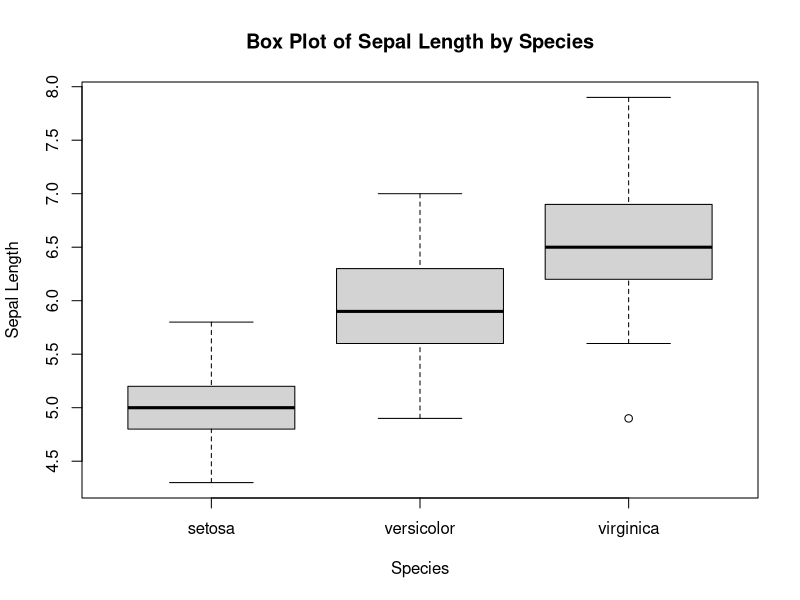
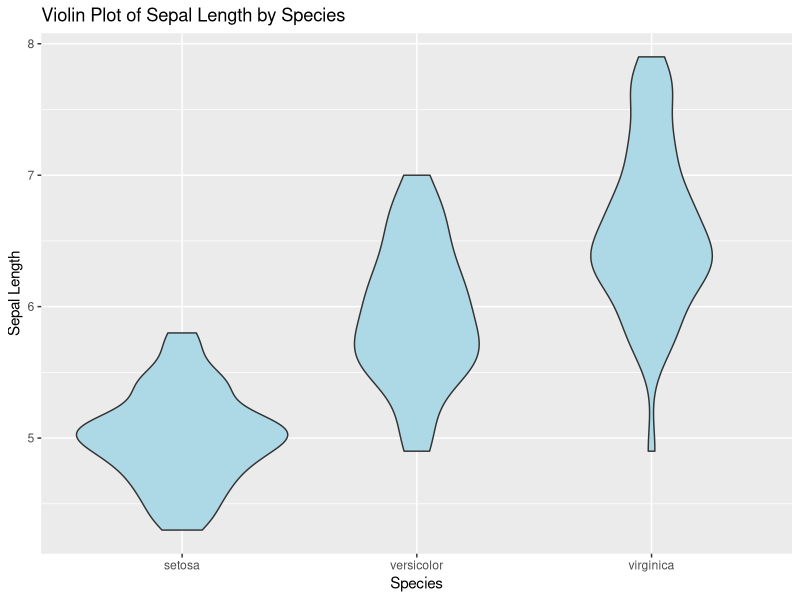
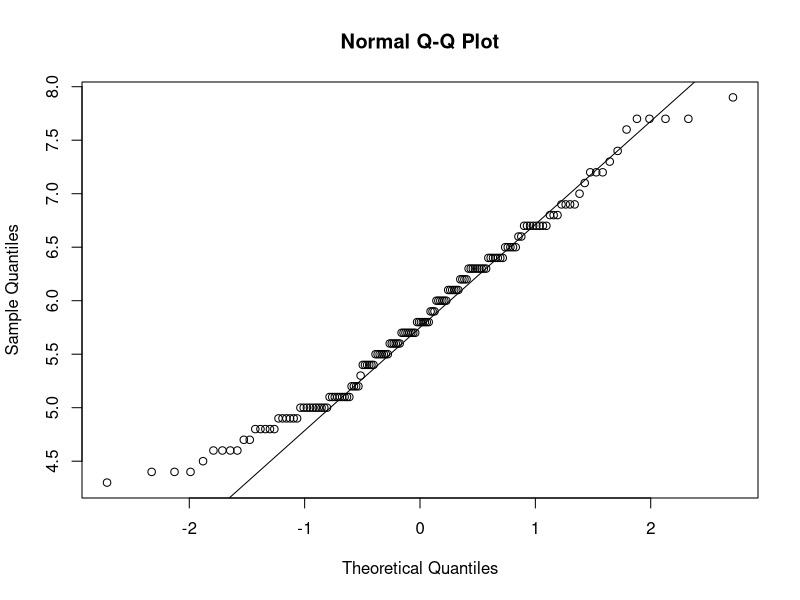
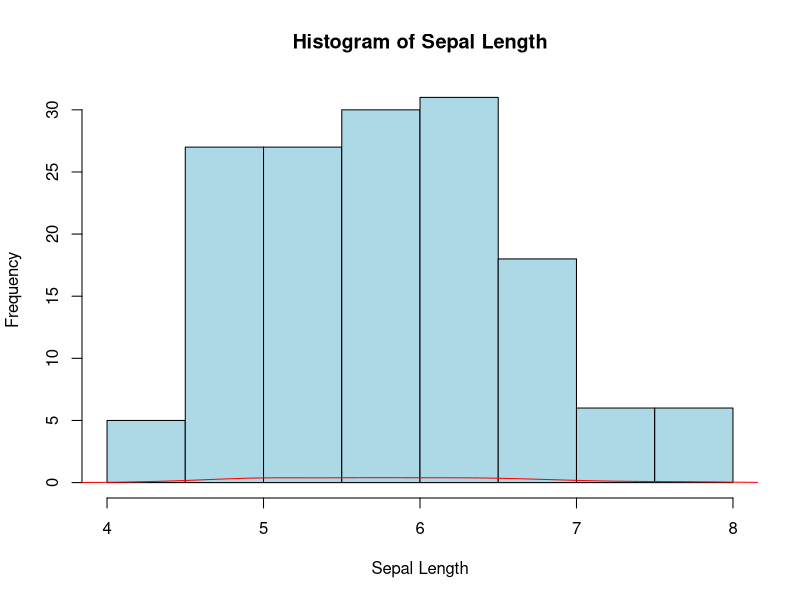
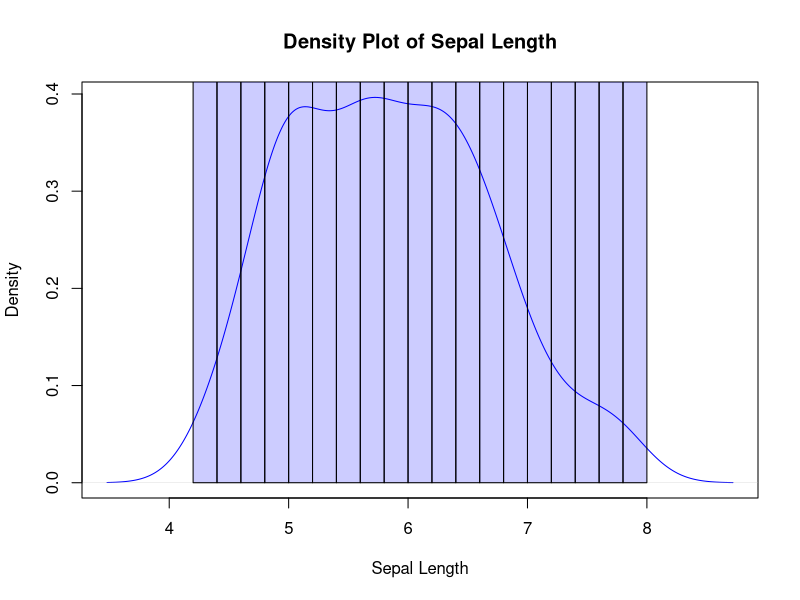
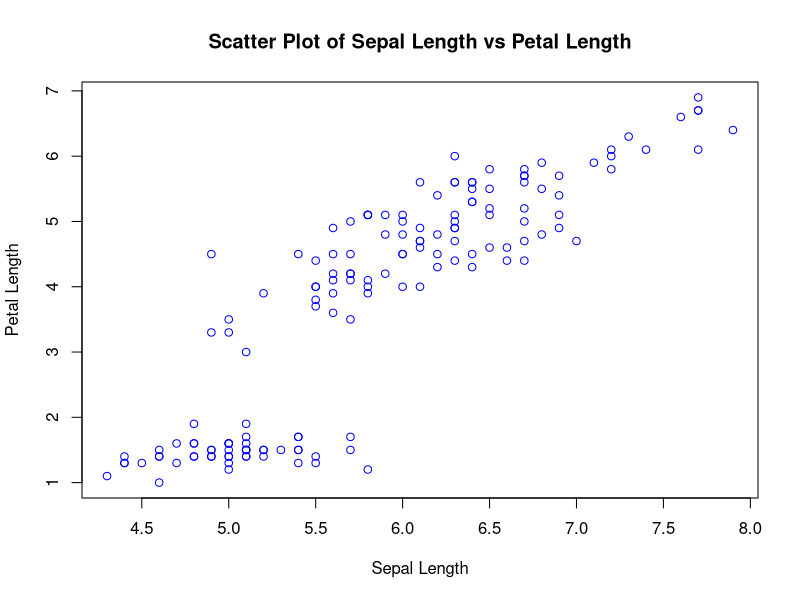
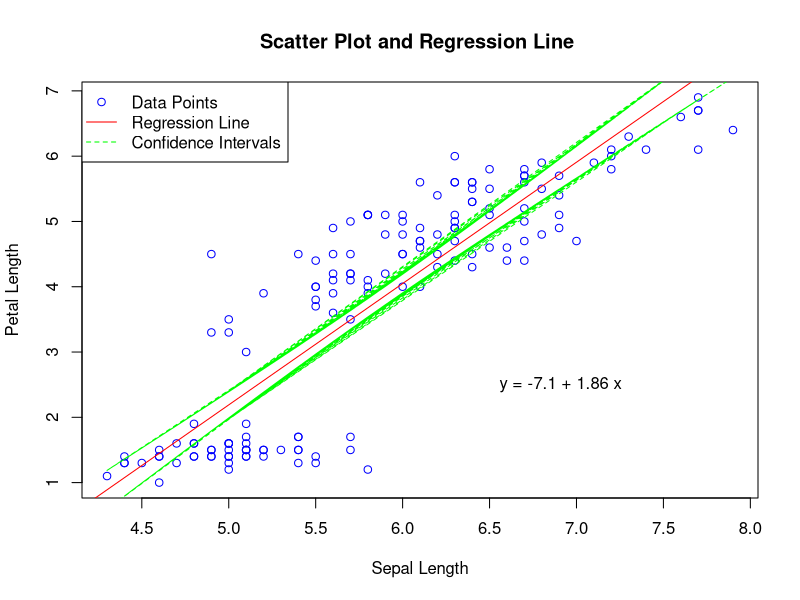

The R source for these figures, in order:
## ---- chunk 1
#tutorial::go_interactive(greedy = TRUE)
knitr::opts_chunk$set(echo = TRUE,error=TRUE)
## ---- chunk 2
# Creating a box plot
boxplot(Sepal.Length ~ Species, data = iris, 
        main = "Box Plot of Sepal Length by Species",
        xlab = "Species", ylab = "Sepal Length")

## ---- chunk 3
# Creating a violin plot
library(ggplot2)
ggplot(iris, aes(x = Species, y = Sepal.Length)) +
  geom_violin(fill = "lightblue") +
  labs(title = "Violin Plot of Sepal Length by Species",
       x = "Species", y = "Sepal Length")

## ---- chunk 4
# Creating a QQ plot
qqnorm(iris$Sepal.Length)
qqline(iris$Sepal.Length)

## ---- chunk 5
# Creating a histogram
hist(iris$Sepal.Length, 
     main = "Histogram of Sepal Length",
     xlab = "Sepal Length",
     ylab = "Frequency",
     col = "lightblue")

# Adding a density plot
lines(density(iris$Sepal.Length), col = "red")

## ---- chunk 6
# Creating a density plot
plot(density(iris$Sepal.Length), 
     main = "Density Plot of Sepal Length",
     xlab = "Sepal Length",
     col = "blue")

# Adding a histogram
hist(iris$Sepal.Length, 
     col = rgb(0,0,1,0.2), 
     add = TRUE, 
     breaks = 20)

## ---- chunk 7
# Creating a scatter plot
plot(iris$Sepal.Length, iris$Petal.Length,
     main = "Scatter Plot of Sepal Length vs Petal Length",
     xlab = "Sepal Length", ylab = "Petal Length",
     col = "blue")

## ---- chunk 8
# Creating a scatter plot
plot(iris$Sepal.Length, iris$Petal.Length,
     main = "Scatter Plot and Regression Line ",
     xlab = "Sepal Length", ylab = "Petal Length",
     col = "blue")

# Fit linear regression model
model <- lm(Petal.Length ~ Sepal.Length, data = iris)

# Adding regression line
abline(model, col = "red")

# Adding regression equation
eq <- paste("y =", round(coef(model)[1], 2), "+", round(coef(model)[2], 2), "x")
text(6.5, 2.5, eq, pos = 4)

# Adding confidence intervals
conf_interval <- predict(model, interval = "confidence")
lines(iris$Sepal.Length, conf_interval[, "lwr"], col = "green", lty = 2)
lines(iris$Sepal.Length, conf_interval[, "upr"], col = "green", lty = 2)
# Add legend
legend("topleft", legend = c("Data Points", "Regression Line", "Confidence Intervals"),
       col = c("blue", "red", "green"), lty = c(NA, 1, 2), lwd = c(NA, 1, 1),
       pch = c(1, NA, NA), bty = "o" # Enclose the legend in a box
       )

## ---- chunk 9
# Your code
## ---- chunk 10
# Your code
